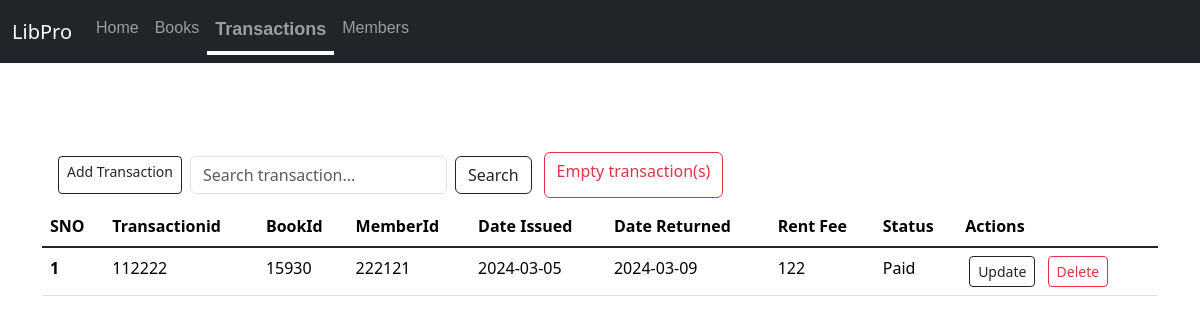
The app's page /transactions, older data.
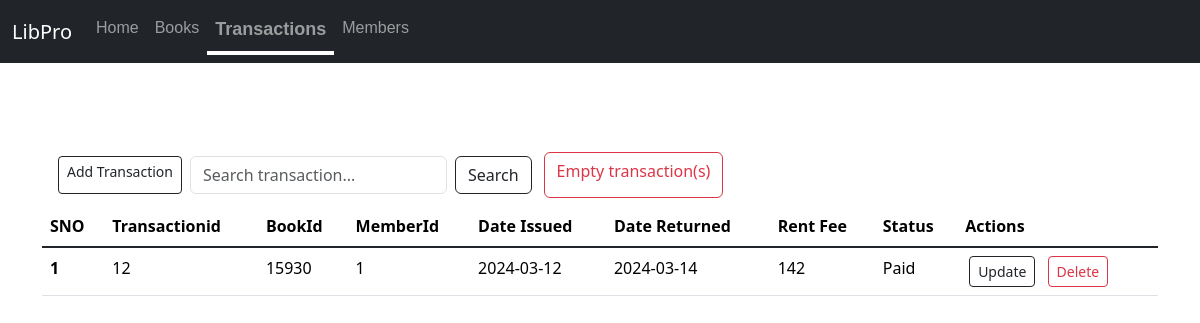
The same page, newer data.
### app.py (models this page shows)
class Transactions(db.Model):
    sno = db.Column(db.Integer, primary_key=True,unique=True)
    Transactionid = db.Column(db.Integer,unique=True)
    bookid = db.Column(db.Integer, nullable=False)
    memberid = db.Column(db.Integer, nullable=False)
    date_issued = db.Column(db.DateTime, nullable=False,default=datetime.date)
    date_returned = db.Column(db.DateTime, nullable=True)
    rent_fee = db.Column(db.Integer, nullable=False)
    status=db.Column(db.String(20),nullable=False)

### app.py (the view, shortened to what this page needs)
@app.route('/<string:table>',methods=['GET','POST'])
def view(table):
    record_class=globals().get(table.capitalize())
    if record_class is None:
        flash("Invalid Operation",'warning')
        return redirect('/')
    else:
        allrecords=record_class.query.all()
        return render_template(f'{table}.html',allrecords=allrecords)

### templates/transactions.html (shortened to what this page needs)
{% extends 'base.html' %}
{% block body %}
<div class="container">
  <div style="display:flex" class="my-2 container">
    <a href="/addrecord/transactions" class="add btn btn-outline-dark btn-sm mx-1 my-1" type="button">Add Transaction</a>
    <form style="width:fit-content" class="d-flex mx-1 my-1" method="POST" action="/search/transactions" role="search">
      <input class="form-control me-2" name="searchitem"  id="searchtran" type="search" placeholder="Search transaction..." aria-label="Search">
      <button class="btn btn-outline-dark"  type="submit">Search</button>
    </form>
    <a class="btn btn-outline-danger mx-2" href="/empty/transactions" type="button">Empty transaction(s)</a>
  </div>
    <table class="table">
        <thead>
          <tr>
            <th scope="col">SNO</th>
            <th scope="col">Transactionid</th>
            <th scope="col">BookId</th>
            <th scope="col">MemberId</th>
            <th scope="col">Date Issued</th>
            <th scope="col">Date Returned</th>
            <th scope="col">Rent Fee</th>
            <th scope="col">Status</th>
            <th scope="col">Actions</th>
          </tr>
        </thead>
        <tbody class="table-group-divider">
          {% for records in allrecords %}
          <tr>
            <th scope="row">{{loop.index}}</th>
            <td>{{records.Transactionid}}</td>
            <td>{{records.bookid}}</td>
            <td
            >{{records.memberid}}</td>
            <td>{{ records.date_issued.strftime('%Y-%m-%d') }}</td>
            <td>{{ records.date_returned.strftime('%Y-%m-%d') }}</td>
            <td>{{records.rent_fee}}</td>
            <td>{{records.status}}</td>
            <td>
              <a href="/updaterecord/transactions/{{records.sno}}" class="btn btn-outline-dark btn-sm mx-1">Update</a>
              <a href="/deleterecord/transactions/{{records.sno}}" class="btn btn-outline-danger btn-sm mx-1">Delete</a>
            </td>
          </tr>
          {% endfor %}
        </tbody>
      </table>
</div>
{% endblock body %}

### templates/base.html (shortened to what this page needs)
<!DOCTYPE html>
<html lang="en">
<head>
    <link href="https://cdn.jsdelivr.net/npm/bootstrap@5.3.1/dist/css/bootstrap.min.css" rel="stylesheet">
<link rel="stylesheet" href="{{ url_for('static', filename='css/style.css') }}">
</head>
<body>
    <nav id="libpronav" class="navbarl navbar navbar-expand-lg  navbar-dark bg-dark mynav">
        <div class="container-fluid">
          <a class="navbar-brand" href="/">LibPro</a>
          <div class="collapse navbar-collapse" id="navbarSupportedContent">
            <ul class="navbar-nav me-auto mb-2 mb-lg-0">
              <li id="home-nav" class="nav-item">
                <a class=" nav-link" aria-current="page" href="/">Home</a>
              </li>
              <li id="books-nav" class="bg-dark nav-item">
                <a class="nav-link" aria-current="page" href="/books">Books</a>
              </li>
              <li id="transaction-nav" class="nav-item">
                <a class="nav-link" href="/transactions">Transactions</a>
              </li>
              <li id="members-nav" class="nav-item">
                <a class="nav-link" href="/members">Members</a>
              </li>
          </div>
        </div>
      </nav><br><br><br>
      {% block body %}
      {% endblock body %}
    </body>
</html>

### static/css/style.css (style rules this page uses)
.navbar { overflow:visible; position:sticky; top: 0; bottom: 10; width: 100%; margin-bottom: 1ch; }
.navbarl li a { font-family:sans-serif; position:initial; }
.navbarl li a::after { content:""; background-color: rgb(255, 255, 255); height: 2px; width:100%; display: block; transition:0.2s; transform: scale(0); transform-origin:left ; }
.navbarl li.active a { font-size: large; transition: none; font-weight:bolder; }
.navbarl li.active a::after { content: none; background-color: transparent; height: 4px; width: 100%; transition: none; transform: scale(0); font-size: larger; }
.navbar-brand { position:sticky; }
.active { color: rgb(255, 255, 255); font-size: larger; }
.active:after { content:""; background-color: rgb(255, 255, 255); height: 4px; width:100%; display: block; transform: scale(1); }

Row changes from the older to the newer data that the page shows:
changed Transactions "Paid": Transactionid "112222" → "12"; memberid "222121" → "1"; date_issued "2024-03-05" → "2024-03-12"; date_returned "2024-03-09" → "2024-03-14"; rent_fee "122" → "142"
